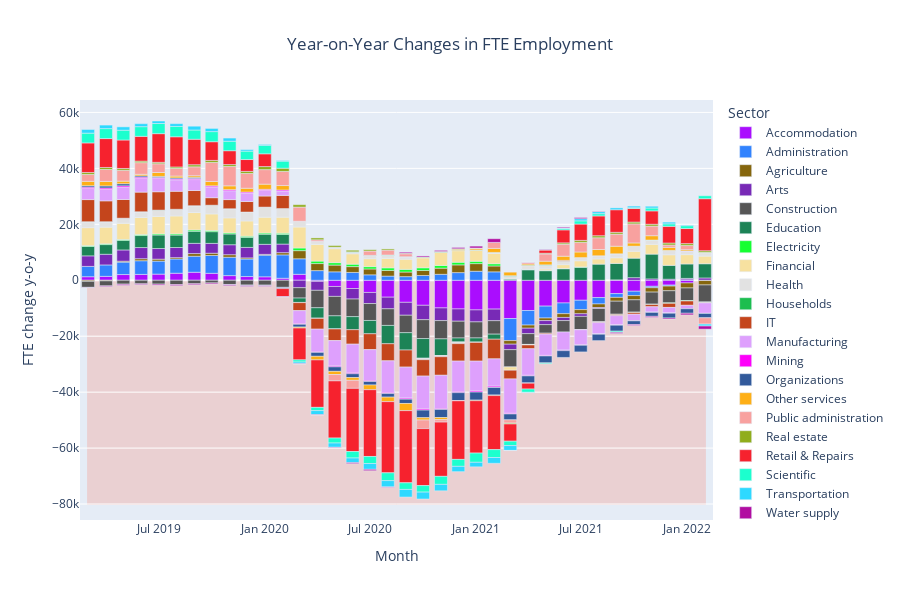

The cell this chart's notebook holds for it:
### Code cell
change = checkAllFTEGrowth(years=1,group='SIC7_1d',var='FTE')
figDf = change.pivot(index='month',columns='sic7_1d',values='FTE').sort_index().diff(12).iloc[-36:,:].stack().reset_index()
figDf.columns = ['Month','Sector','FTE change y-o-y']
fig = px.bar(figDf,x='Month',y='FTE change y-o-y',
color='Sector',
title='Year-on-Year Changes in FTE Employment',
height = 600,
color_discrete_sequence=px.colors.qualitative.Alphabet)
fig.update_layout(title_x=0.5)
fig.add_shape(
    type='rect',
     x0=figDf['Month'].min(), x1=figDf['Month'].max(),
     y0=-80000, y1=0,
    fillcolor='tomato',
    opacity=0.2,
    line=dict(color='tomato'),
    layer='below'  # Set the layer to 'below' to place the shape behind the traces
)
